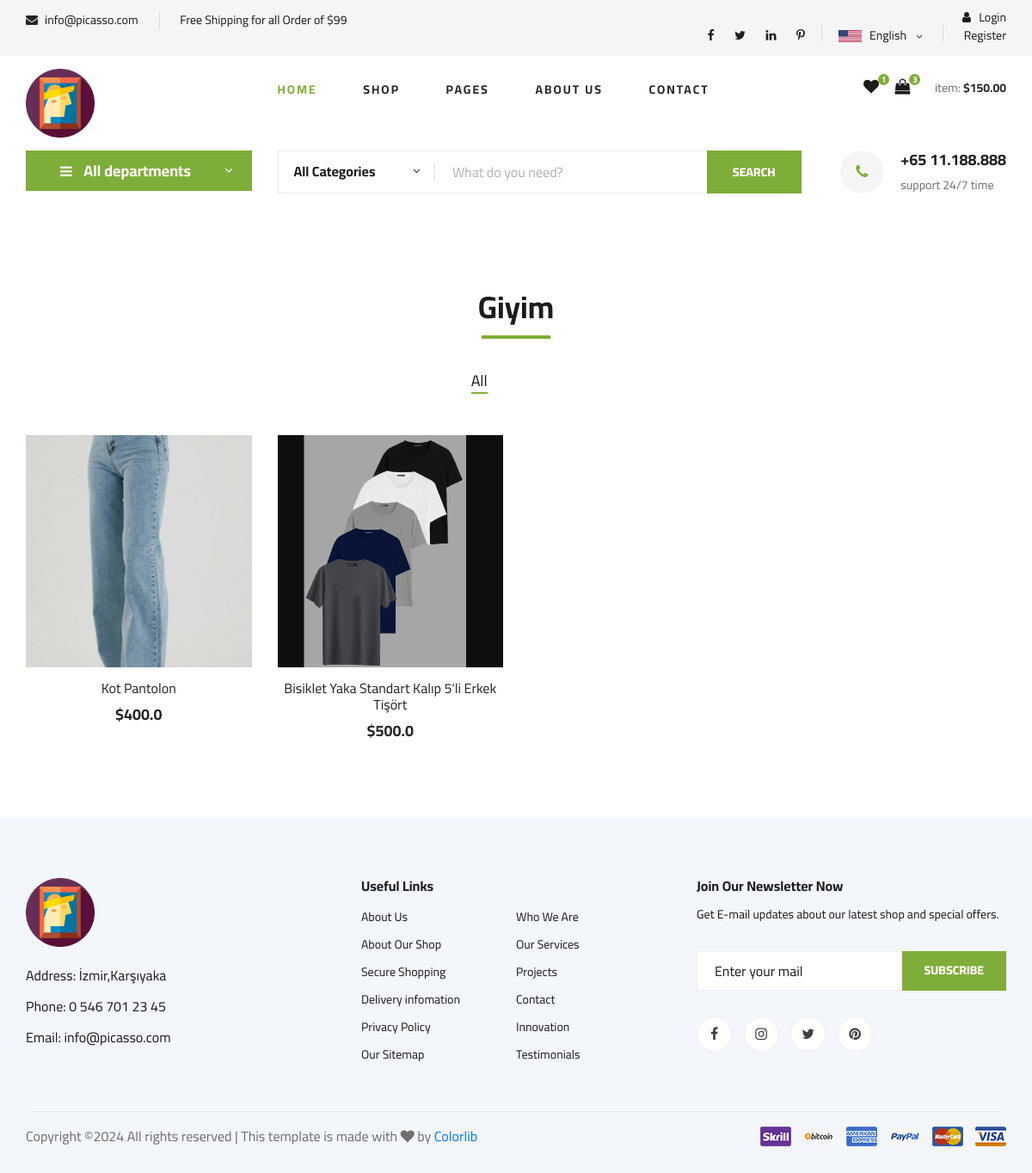
The app's page /category/1/giyim/ with its own data.
### home/models.py (models this page shows, shortened)
class Settings(models.Model):
    STATUS = (('True', 'True'), ('False', 'False'))
    title = models.CharField(max_length=150)
    keywords = models.CharField(max_length=255)
    description = models.CharField(max_length=255)
    company = models.CharField(max_length=50)
    address = models.CharField(blank=True, max_length=100)
    phone = models.CharField(blank=True, max_length=15)
    fax = models.CharField(blank=True, max_length=15)
    email = models.CharField(blank=True, max_length=50)
    smtpserver = models.CharField(blank=True, max_length=50)
    smtpemail = models.CharField(blank=True, max_length=50)
    smtppassword = models.CharField(blank=True, max_length=10)
    smtpport = models.CharField(blank=True, max_length=5)
    icon = models.ImageField(blank=True, upload_to='images/')
    facebook = models.CharField(blank=True, max_length=50)
    instagram = models.CharField(blank=True, max_length=50)
    twitter = models.CharField(blank=True, max_length=50)
    youtube = models.CharField(blank=True, max_length=50)
    aboutus = RichTextUploadingField()
    contact = RichTextUploadingField()
    references = RichTextUploadingField()
    status = models.CharField(max_length=10, choices=STATUS)
    create_at = models.DateTimeField(auto_now_add=True)
    update_at = models.DateTimeField(auto_now=True)

### product/models.py (models this page shows, shortened)
class Category(MPTTModel):
    STATUS = (('True', 'Evet'),('False', 'Hayir')) #Kategori aktif/pasif durumu
    title = models.CharField(max_length=25)
    keywords = models.CharField(blank=True, max_length=300)
    description = models.CharField(blank=True, max_length=300)
    image = models.ImageField(blank=True, upload_to='images/')
    status = models.CharField(max_length=10, choices=STATUS)
    slug = models.SlugField(null=False, unique=True)
    parent = TreeForeignKey('self', blank=True, null=True, related_name='children', on_delete=models.CASCADE)
    create_at=models.DateTimeField(auto_now_add=True)
    update_at = models.DateTimeField(auto_now=True)
    discount_tag = models.CharField(max_length=30, blank =True, null = True)
    filter_options = models.JSONField(blank=True, null=True)
    class MPTTMeta:
     order_insertion_by = ['title']

class Product(models.Model):
    STATUS=( ('True','Evet'),('False','Hayir'))
    product_category =models.ForeignKey(Category,on_delete=models.CASCADE) #her ürün bir kategoriye ait olacak.
    user =models.ForeignKey(User,on_delete = models.CASCADE)
    title=models.CharField(max_length=75)
    keywords=models.CharField(blank=True,max_length=300)
    description=models.CharField(blank=True,max_length=300)
    image=models.ImageField(blank=True,upload_to='images/')
    price=models.FloatField()
    amount=models.IntegerField(default=0)
    detail=RichTextUploadingField()
    status=models.CharField(max_length=10,choices=STATUS,default='False')
    create_at=models.DateTimeField(auto_now_add=True)
    update_at=models.DateTimeField(auto_now=True)
    slug=models.SlugField(null=False,unique=True)
    viewcount=models.IntegerField(default=0)
    def thumbnail(self):
        if self.image:
            return mark_safe('<img src="{}" width="50"/>'.format(self.image.url))
        return "No Image"
    thumbnail.short_description = 'Image' #bu sütunun başlığı olarak "Image" metni gösterilir.
    def image_preview(self):
        if self.image:
            return format_html('<img src="{}" style="width: 300px; height: auto;" />', self.image.url)
        return '-'
    image_preview.short_description = 'Current Image'

### product/views.py (the view)
# urls.py: path('category/<int:id>/<slug:slug>/', productviews.categoryProducts, name='categoryProducts' ),
def categoryProducts(request,id,slug):
    category=Category.objects.get(pk=id)
    products_in_category = Product.objects.filter(product_category = id)
    context = {
        'productsInCategory': products_in_category,  # Bu kategorideki ürünler listesi
        'category': category   # Kategorinin kendisi
    }
    return render(request, 'kategori_urunler.html', context)

### home/context_processors.py (called while the page is built)
def global_settings(request):
    settings = Settings.objects.get(pk=1)
    return {
        'settings': settings
    }

### product/context_processors.py (called while the page is built)
def categories(request):
    categories = Category.objects.all()
    if categories :
       return {'categories': categories}
    else:
        return dict()

### templates/kategori_urunler.html (shortened to what this page needs)
{% extends 'home.html' %}
{% block body %}
<section class="featured spad">
    <div class="container">
        <div class="row">
            <div class="col-lg-12">
                <div class="section-title">
                    <h2> {{category.title}}</h2>
                </div>
                <div class="featured__controls">
                    <ul>
                        <li class="active" data-filter="*">All</li>
                    </ul>
                </div>
            </div>
        </div>
        <div class="row featured__filter">
            {% for product in productsInCategory %}
                <div class="col-lg-3 col-md-4 col-sm-6 mix {{ product.category.slug }}">
                    <div class="featured__item">
                        <div class="featured__item__pic set-bg" data-setbg="{{ product.image.url }}">
                        </div>
                        <div class="featured__item__text">
                            <h6><a href="{% url 'productDetail' product.id product.slug %}">{{ product.title }}</a></h6>
                            <h5>${{ product.price }}</h5>
                        </div>
                    </div>
                </div>
            {% endfor %}
        </div>
</section>
 {% endblock%}

### templates/header.html (shortened to what this page needs)
{% load static %}
<header class="header">
    <div class="header__top">
        <div class="container">
            <div class="row">
                <div class="col-lg-6 col-md-6">
                    <div class="header__top__left">
                        <ul>
                            <li><i class="fa fa-envelope"></i>  {{settings.email}}</li>
                            <li>Free Shipping for all Order of $99</li>
                        </ul>
                    </div>
                </div>
                <div class="col-lg-6 col-md-6">
                    <div class="header__top__right">
                        <div class="header__top__right__social">
                            <a href="#"><i class="fa fa-facebook"></i></a>
                            <a href="#"><i class="fa fa-twitter"></i></a>
                            <a href="#"><i class="fa fa-linkedin"></i></a>
                            <a href="#"><i class="fa fa-pinterest-p"></i></a>
                        </div>
                        <div class="header__top__right__language">
                            <img src="{% static  'img/language.png'%}" alt="">
                            <div>English</div>
                            <span class="arrow_carrot-down"></span>
                        </div>
                        <div class="header__top__right__auth">
                            {% if user.id is not None %}
                            <a href="{% url 'user_login'%}"><i class="fa fa-user"></i> {{user.username}}</a>
                            <a href="{% url 'user_logout'%}"></i> Logout</a>
                           {% else %}
                           <a href="{% url 'user_login'%}"><i class="fa fa-user"></i> Login</a>
                           <a href="{% url 'user_register'%}"></i> Register</a>
                 </div>
                 {% endif %}
             </div>
                        </div>
                    </div>
                </div>
            </div>
    <div class="container">
        <div class="row">
            <div class="col-lg-3">
                <div class="header__logo">
                    <a href="./index.html"><img src="{% static  'img/picasso_icon.ico'%}" width="80" alt=""></a>
                </div>
            </div>
            <div class="col-lg-6">
                <nav class="header__menu">
                    <ul>
                        <li class="active"><a href="{% url 'index'%}">Home</a></li>
                        <li><a href="./shop-grid.html">Shop</a></li>
                        <li><a href="#">Pages</a>
                        </li>
                        <li><a href="{%url 'aboutus' %}">About Us</a></li>
                        <li><a href="{%url 'iletisim' %}">Contact</a></li>
                    </ul>
                </nav>
            </div>
            <div class="col-lg-3">
                <div class="header__cart">
                    <ul>
                        <li><a href="#"><i class="fa fa-heart"></i> <span>1</span></a></li>
                        <li><a href="#"><i class="fa fa-shopping-bag"></i> <span>3</span></a></li>
                    </ul>
                    <div class="header__cart__price">item: <span>$150.00</span></div>
                </div>
            </div>
        </div>
    </div>
</header>

### templates/footer.html
{% load static %}
 <footer class="footer spad">
    <div class="container">
        <div class="row">
            <div class="col-lg-3 col-md-6 col-sm-6">
                <div class="footer__about">
                    <div class="footer__about__logo">
                        <a href="{% url 'index'%}"><img src="{% static 'img/picasso_icon.ico' %}" width="80" alt=""></a>
                    </div>
                    <ul>
                        <li>Address: {{ settings.address}}</li>
                        <li>Phone: {{ settings.phone}}</li>
                        <li>Email: {{ settings.email}}</li>
                    </ul>
                </div>
            </div>
            <div class="col-lg-4 col-md-6 col-sm-6 offset-lg-1">
                <div class="footer__widget">
                    <h6>Useful Links</h6>
                    <ul>
                        <li><a href="#">About Us</a></li>
                        <li><a href="#">About Our Shop</a></li>
                        <li><a href="#">Secure Shopping</a></li>
                        <li><a href="#">Delivery infomation</a></li>
                        <li><a href="#">Privacy Policy</a></li>
                        <li><a href="#">Our Sitemap</a></li>
                    </ul>
                    <ul>
                        <li><a href="#">Who We Are</a></li>
                        <li><a href="#">Our Services</a></li>
                        <li><a href="#">Projects</a></li>
                        <li><a href="#">Contact</a></li>
                        <li><a href="#">Innovation</a></li>
                        <li><a href="#">Testimonials</a></li>
                    </ul>
                </div>
            </div>
            <div class="col-lg-4 col-md-12">
                <div class="footer__widget">
                    <h6>Join Our Newsletter Now</h6>
                    <p>Get E-mail updates about our latest shop and special offers.</p>
                    <form action="#">
                        <input type="text" placeholder="Enter your mail">
                        <button type="submit" class="site-btn">Subscribe</button>
                    </form>
                    <div class="footer__widget__social">
                        <a href="#"><i class="fa fa-facebook"></i></a>
                        <a href="#"><i class="fa fa-instagram"></i></a>
                        <a href="#"><i class="fa fa-twitter"></i></a>
                        <a href="#"><i class="fa fa-pinterest"></i></a>
                    </div>
                </div>
            </div>
        </div>
        <div class="row">
            <div class="col-lg-12">
                <div class="footer__copyright">
                    <div class="footer__copyright__text"><p>
Copyright &copy;<script>document.write(new Date().getFullYear());</script> All rights reserved | This template is made with <i class="fa fa-heart" aria-hidden="true"></i> by <a href="https://colorlib.com" target="_blank">Colorlib</a>
</p></div>
                    <div class="footer__copyright__payment"><img src="{% static  'img/payment-item.png'%}" alt=""></div>
                </div>
            </div>
        </div>
    </div>
</footer>

### records on screen
Settings: email "info@picasso.com", address "İzmir,Karşıyaka", phone "0 546 701 23 45"
Category: title "Giyim"
Product: shows a picture, title "Kot Pantolon", price "400.0"
Product: shows a picture, title "Bisiklet Yaka Standart Kalıp 5'li Erkek Tişört", price "500.0"
